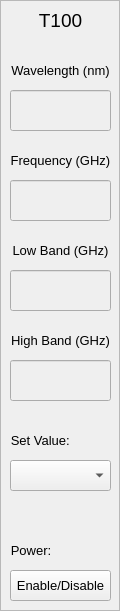
   <widget class="QFrame" name="frame3">
    <property name="geometry">
     <rect>
      <x>250</x>
      <y>110</y>
      <width>120</width>
      <height>611</height>
     </rect>
    </property>
    <property name="frameShape">
     <enum>QFrame::StyledPanel</enum>
    </property>
    <property name="frameShadow">
     <enum>QFrame::Raised</enum>
    </property>
    <widget class="QLabel" name="t100Label3">
     <property name="geometry">
      <rect>
       <x>0</x>
       <y>0</y>
       <width>121</width>
       <height>41</height>
      </rect>
     </property>
     <property name="font">
      <font>
       <pointsize>14</pointsize>
      </font>
     </property>
     <property name="text">
      <string>T100</string>
     </property>
     <property name="alignment">
      <set>Qt::AlignCenter</set>
     </property>
    </widget>
    <widget class="QLineEdit" name="wavDisplay3">
     <property name="enabled">
      <bool>false</bool>
     </property>
     <property name="geometry">
      <rect>
       <x>10</x>
       <y>90</y>
       <width>101</width>
       <height>41</height>
      </rect>
     </property>
     <property name="font">
      <font>
       <pointsize>12</pointsize>
      </font>
     </property>
     <property name="text">
      <string/>
     </property>
    </widget>
    <widget class="QLabel" name="wavelengthLabel3">
     <property name="geometry">
      <rect>
       <x>0</x>
       <y>50</y>
       <width>121</width>
       <height>41</height>
      </rect>
     </property>
     <property name="font">
      <font>
       <pointsize>10</pointsize>
      </font>
     </property>
     <property name="text">
      <string>Wavelength (nm)</string>
     </property>
     <property name="alignment">
      <set>Qt::AlignCenter</set>
     </property>
    </widget>
    <widget class="QLineEdit" name="freqDisplay3">
     <property name="enabled">
      <bool>false</bool>
     </property>
     <property name="geometry">
      <rect>
       <x>10</x>
       <y>180</y>
       <width>101</width>
       <height>41</height>
      </rect>
     </property>
     <property name="font">
      <font>
       <pointsize>12</pointsize>
      </font>
     </property>
     <property name="text">
      <string/>
     </property>
    </widget>
    <widget class="QLabel" name="freqLabel3">
     <property name="geometry">
      <rect>
       <x>0</x>
       <y>140</y>
       <width>121</width>
       <height>41</height>
      </rect>
     </property>
     <property name="font">
      <font>
       <pointsize>10</pointsize>
      </font>
     </property>
     <property name="text">
      <string>Frequency (GHz)</string>
     </property>
     <property name="alignment">
      <set>Qt::AlignCenter</set>
     </property>
    </widget>
    <widget class="QComboBox" name="setValComboBox3">
     <property name="geometry">
      <rect>
       <x>10</x>
       <y>460</y>
       <width>101</width>
       <height>31</height>
      </rect>
     </property>
    </widget>
    <widget class="QLabel" name="setValLabel3">
     <property name="geometry">
      <rect>
       <x>0</x>
       <y>420</y>
       <width>121</width>
       <height>41</height>
      </rect>
     </property>
     <property name="font">
      <font>
       <pointsize>10</pointsize>
      </font>
     </property>
     <property name="text">
      <string>   Set Value:</string>
     </property>
     <property name="alignment">
      <set>Qt::AlignLeading|Qt::AlignLeft|Qt::AlignVCenter</set>
     </property>
    </widget>
    <widget class="QPushButton" name="powerToggle3">
     <property name="geometry">
      <rect>
       <x>10</x>
       <y>570</y>
       <width>101</width>
       <height>31</height>
      </rect>
     </property>
     <property name="font">
      <font>
       <pointsize>10</pointsize>
      </font>
     </property>
     <property name="text">
      <string>Enable/Disable</string>
     </property>
    </widget>
    <widget class="QLabel" name="powerLabel3">
     <property name="geometry">
      <rect>
       <x>0</x>
       <y>530</y>
       <width>121</width>
       <height>41</height>
      </rect>
     </property>
     <property name="font">
      <font>
       <pointsize>10</pointsize>
      </font>
     </property>
     <property name="text">
      <string>   Power:</string>
     </property>
     <property name="alignment">
      <set>Qt::AlignLeading|Qt::AlignLeft|Qt::AlignVCenter</set>
     </property>
    </widget>
    <widget class="QLabel" name="lowBandLabel3">
     <property name="geometry">
      <rect>
       <x>0</x>
       <y>230</y>
       <width>121</width>
       <height>41</height>
      </rect>
     </property>
     <property name="font">
      <font>
       <pointsize>10</pointsize>
      </font>
     </property>
     <property name="text">
      <string>Low Band (GHz)</string>
     </property>
     <property name="alignment">
      <set>Qt::AlignCenter</set>
     </property>
    </widget>
    <widget class="QLineEdit" name="highBandDisplay3">
     <property name="enabled">
      <bool>false</bool>
     </property>
     <property name="geometry">
      <rect>
       <x>10</x>
       <y>360</y>
       <width>101</width>
       <height>41</height>
      </rect>
     </property>
     <property name="font">
      <font>
       <pointsize>12</pointsize>
      </font>
     </property>
     <property name="text">
      <string/>
     </property>
    </widget>
    <widget class="QLineEdit" name="lowBandDisplay3">
     <property name="enabled">
      <bool>false</bool>
     </property>
     <property name="geometry">
      <rect>
       <x>10</x>
       <y>270</y>
       <width>101</width>
       <height>41</height>
      </rect>
     </property>
     <property name="font">
      <font>
       <pointsize>12</pointsize>
      </font>
     </property>
     <property name="text">
      <string/>
     </property>
    </widget>
    <widget class="QLabel" name="t100Label1_21">
     <property name="geometry">
      <rect>
       <x>0</x>
       <y>320</y>
       <width>121</width>
       <height>41</height>
      </rect>
     </property>
     <property name="font">
      <font>
       <pointsize>10</pointsize>
      </font>
     </property>
     <property name="text">
      <string>High Band (GHz)</string>
     </property>
     <property name="alignment">
      <set>Qt::AlignCenter</set>
     </property>
    </widget>
   </widget>
